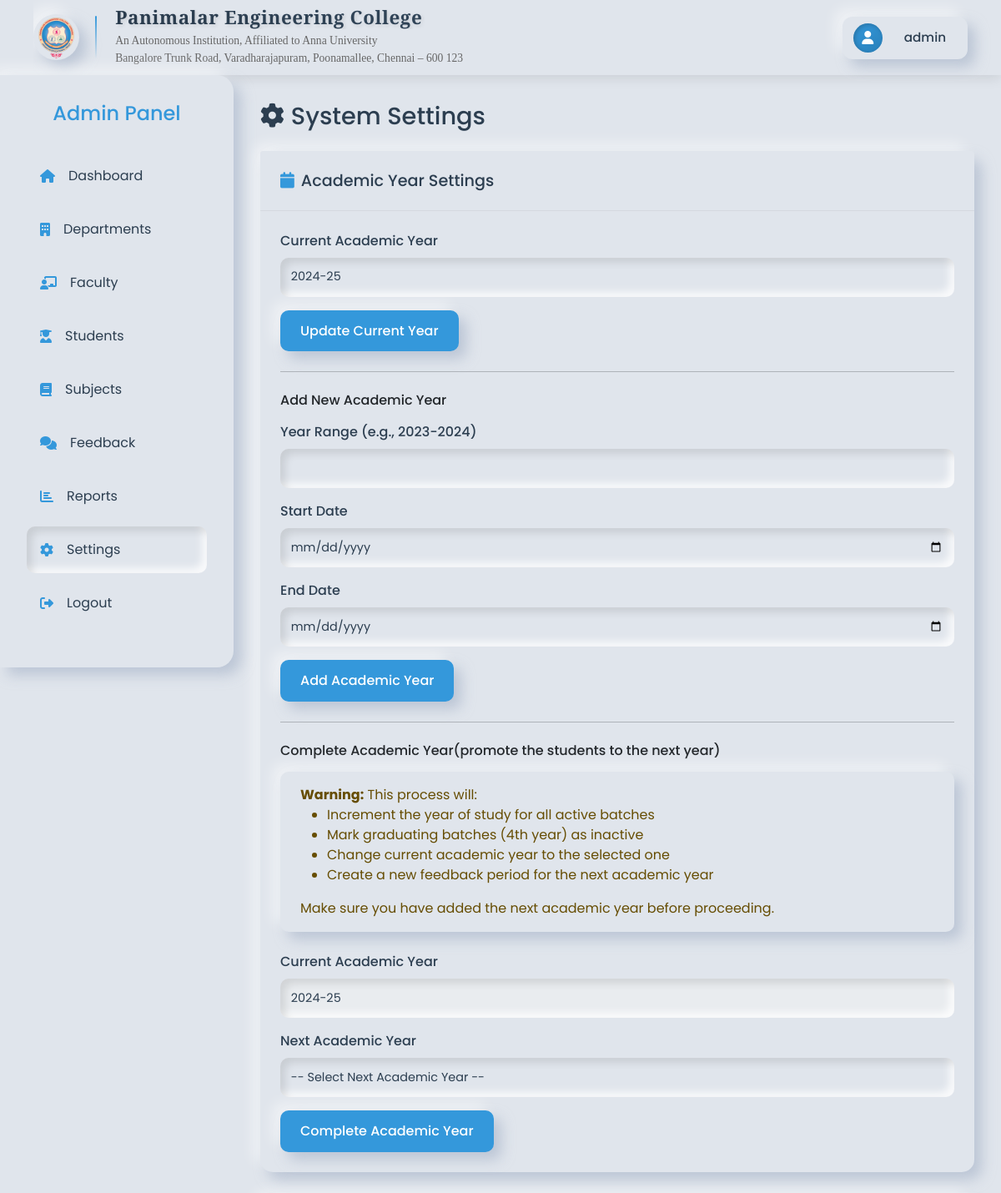
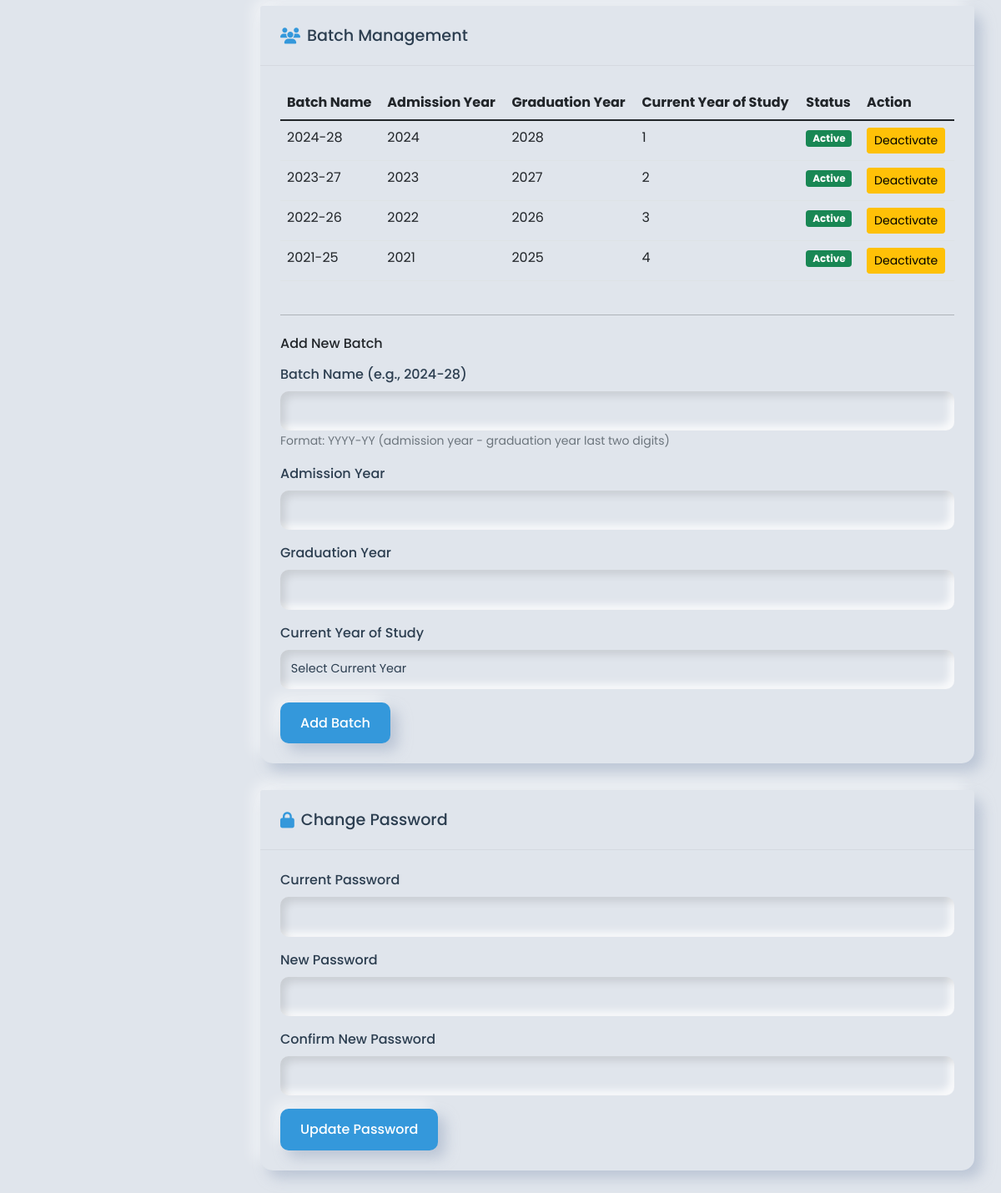
Screenshot of /admin/settings.php (signed in) with the database file from the repository (2 pictures, top to bottom).
### tables this page shows
CREATE TABLE academic_years (
    id INT AUTO_INCREMENT PRIMARY KEY,
    year_range VARCHAR(10) NOT NULL UNIQUE,
    start_date DATE NOT NULL,
    end_date DATE NOT NULL,
    is_current BOOLEAN DEFAULT FALSE,
    created_at TIMESTAMP DEFAULT CURRENT_TIMESTAMP,
    CONSTRAINT chk_academic_dates CHECK (
        end_date > start_date
    )
);

CREATE TABLE batch_years (
    id INT AUTO_INCREMENT PRIMARY KEY,
    batch_name VARCHAR(10) NOT NULL UNIQUE,   
    admission_year INT NOT NULL,              
    graduation_year INT NOT NULL,             
    current_year_of_study INT,               
    is_active BOOLEAN DEFAULT TRUE,
    created_at TIMESTAMP DEFAULT CURRENT_TIMESTAMP,
    CONSTRAINT chk_batch_years CHECK (graduation_year = admission_year + 4)
);

### admin/settings.php (the view, shortened to what this page needs)
<?php
require_once '../functions.php';
$years_query = "SELECT * FROM academic_years ORDER BY start_date DESC";
$years_result = mysqli_query($conn, $years_query);
$current_year_query = "SELECT * FROM academic_years WHERE is_current = TRUE LIMIT 1";
$current_year_result = mysqli_query($conn, $current_year_query);
$current_year = mysqli_fetch_assoc($current_year_result);
$batches_query = "SELECT * FROM batch_years ORDER BY admission_year DESC, batch_name";
$batches_result = mysqli_query($conn, $batches_query);
?>
<!DOCTYPE html>
<html lang="en">
<head>
    <link rel="stylesheet" href="https://cdnjs.cloudflare.com/ajax/libs/font-awesome/6.1.1/css/all.min.css">
    <link href="https://cdn.jsdelivr.net/npm/bootstrap@5.1.3/dist/css/bootstrap.min.css" rel="stylesheet">
</head>
<body>
    <?php include_once 'includes/header.php'; ?>
    <?php include_once 'includes/sidebar.php'; ?>
    <div class="main-content">
        <h1 class="page-title"><i class="fas fa-cog"></i> System Settings</h1>
        <div class="card">
            <div class="card-header">
                <h5><i class="fas fa-calendar"></i> Academic Year Settings</h5>
            </div>
            <div class="card-body">
                <form method="POST" class="mb-4">
                    <div class="mb-3">
                        <label class="form-label">Current Academic Year</label>
                        <select name="current_year" class="form-control">
                            <?php while ($year = mysqli_fetch_assoc($years_result)): ?>
                                <option value="<?php echo $year['id']; ?>"
                                    <?php echo ($year['is_current'] ? 'selected' : ''); ?>>
                                    <?php echo htmlspecialchars($year['year_range']); ?>
                                </option>
                            <?php endwhile; ?>
                        </select>
                    </div>
                    <button type="submit" name="update_academic_year" class="btn btn-primary">
                        Update Current Year
                    </button>
                </form>
                <hr>
                <h6 class="mb-3">Add New Academic Year</h6>
                <form method="POST">
                    <div class="mb-3">
                        <label class="form-label">Year Range (e.g., 2023-2024)</label>
                        <input type="text" name="year_range" class="form-control" required>
                    </div>
                    <div class="mb-3">
                        <label class="form-label">Start Date</label>
                        <input type="date" name="start_date" class="form-control" required>
                    </div>
                    <div class="mb-3">
                        <label class="form-label">End Date</label>
                        <input type="date" name="end_date" class="form-control" required>
                    </div>
                    <button type="submit" name="add_academic_year" class="btn btn-primary">
                        Add Academic Year
                    </button>
                </form>
                <hr>
                <h6 class="mb-3">Complete Academic Year(promote the students to the next year)</h6>
                <div class="alert alert-warning">
                    <strong>Warning:</strong> This process will:
                    <ul>
                        <li>Increment the year of study for all active batches</li>
                        <li>Mark graduating batches (4th year) as inactive</li>
                        <li>Change current academic year to the selected one</li>
                        <li>Create a new feedback period for the next academic year</li>
                    </ul>
                    Make sure you have added the next academic year before proceeding.
                </div>
                <form method="POST" onsubmit="return confirm('Are you sure you want to complete the current academic year? This action will update all student batches.');">
                    <div class="mb-3">
                        <label class="form-label">Current Academic Year</label>
                        <input type="text" class="form-control" value="<?php echo htmlspecialchars($current_year['year_range']); ?>" readonly>
                    </div>
                    <div class="mb-3">
                        <label class="form-label">Next Academic Year</label>
                        <select name="next_academic_year" class="form-control" required>
                            <option value="">-- Select Next Academic Year --</option>
                        </select>
                    </div>
                    <button type="submit" name="complete_academic_year" class="btn btn-primary">
                        Complete Academic Year
                    </button>
                </form>
            </div>
        </div>
        <div class="card">
            <div class="card-header">
                <h5><i class="fas fa-users"></i> Batch Management</h5>
            </div>
            <div class="card-body">
                <div class="table-responsive mb-4">
                    <table class="table">
                        <thead>
                            <tr>
                                <th>Batch Name</th>
                                <th>Admission Year</th>
                                <th>Graduation Year</th>
                                <th>Current Year of Study</th>
                                <th>Status</th>
                                <th>Action</th>
                            </tr>
                        </thead>
                        <tbody>
                            <?php
                            mysqli_data_seek($batches_result, 0);
                            while ($batch = mysqli_fetch_assoc($batches_result)):
                            ?>
                                <tr>
                                    <td><?php echo htmlspecialchars($batch['batch_name']); ?></td>
                                    <td><?php echo $batch['admission_year']; ?></td>
                                    <td><?php echo $batch['graduation_year']; ?></td>
                                    <td><?php echo $batch['current_year_of_study']; ?></td>
                                    <td>
                                        <span class="badge bg-<?php echo $batch['is_active'] ? 'success' : 'danger'; ?>">
                                            <?php echo $batch['is_active'] ? 'Active' : 'Inactive'; ?>
                                        </span>
                                    </td>
                                    <td>
                                        <form method="POST" style="display: inline;">
                                            <button type="submit" name="toggle_batch" class="btn btn-sm btn-<?php echo $batch['is_active'] ? 'warning' : 'success'; ?>">
                                                <?php echo $batch['is_active'] ? 'Deactivate' : 'Activate'; ?>
                                            </button>
                                        </form>
                                    </td>
                                </tr>
                            <?php endwhile; ?>
                        </tbody>
                    </table>
                </div>
                <hr>
                <h6 class="mb-3">Add New Batch</h6>
                <form method="POST">
                    <div class="mb-3">
                        <label class="form-label">Batch Name (e.g., 2024-28)</label>
                        <input type="text" name="batch_name" class="form-control" required pattern="\d{4}-\d{2}">
                        <small class="text-muted">Format: YYYY-YY (admission year - graduation year last two digits)</small>
                    </div>
                    <div class="mb-3">
                        <label class="form-label">Admission Year</label>
                        <input type="number" name="admission_year" class="form-control" required min="2000" max="2100">
                    </div>
                    <div class="mb-3">
                        <label class="form-label">Graduation Year</label>
                        <input type="number" name="graduation_year" class="form-control" required min="2000" max="2100">
                    </div>
                    <div class="mb-3">
                        <label class="form-label">Current Year of Study</label>
                        <select name="current_year_of_study" class="form-control" required>
                            <option value="">Select Current Year</option>
                        </select>
                    </div>
                    <button type="submit" name="add_batch" class="btn btn-primary">
                        Add Batch
                    </button>
                </form>
            </div>
        </div>
        <div class="card">
            <div class="card-header">
                <h5><i class="fas fa-lock"></i> Change Password</h5>
            </div>
            <div class="card-body">
                <form method="POST">
                    <div class="mb-3">
                        <label class="form-label">Current Password</label>
                        <input type="password" name="current_password" class="form-control" required>
                    </div>
                    <div class="mb-3">
                        <label class="form-label">New Password</label>
                        <input type="password" name="new_password" class="form-control" required>
                    </div>
                    <div class="mb-3">
                        <label class="form-label">Confirm New Password</label>
                        <input type="password" name="confirm_password" class="form-control" required>
                    </div>
                    <button type="submit" name="update_password" class="btn btn-primary">
                        Update Password
                    </button>
                </form>
            </div>
        </div>
    </div>
</body>
</html>

### rows the page displays
academic_years: year_range "2024-25"
batch_years: batch_name "2024-28", admission_year "2024", graduation_year "2028", current_year_of_study "1", is_active "Active"
batch_years: batch_name "2023-27", admission_year "2023", graduation_year "2027", current_year_of_study "2", is_active "Active"
batch_years: batch_name "2022-26", admission_year "2022", graduation_year "2026", current_year_of_study "3", is_active "Active"
batch_years: batch_name "2021-25", admission_year "2021", graduation_year "2025", current_year_of_study "4", is_active "Active"

### other values shown
$user_name "admin"
form field current_year "2024-25"
